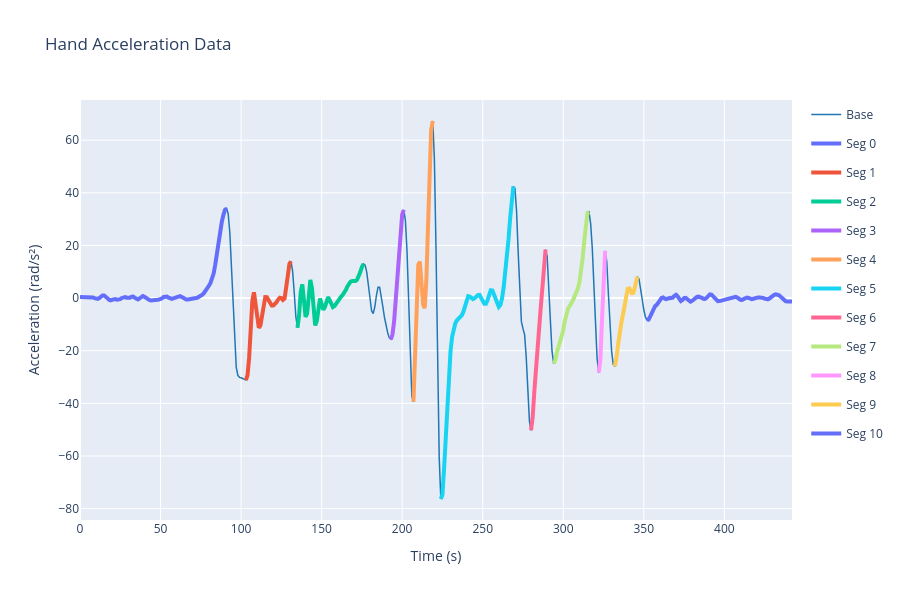

Notebook cell for this chart:
### Code cell
fig = go.Figure()

fig.add_trace(
    go.Scatter(
        x=acceleration_data["frame"],
        y=acceleration_data["acceleration"],
        mode="lines",
        line=dict(color="#1f77b4", width=1.5),
        name="Base",
        legendgroup="Base",
    )
)

colours = px.colors.qualitative.Plotly

for index, row in segment_data.iterrows():
    current_color = colours[index % len(colours)]

    segment_slice = acceleration_data[
        (acceleration_data["frame"] >= row["start"])
        & (acceleration_data["frame"] <= row["end"])
    ]

    if not segment_slice.empty:
        fig.add_trace(
            go.Scatter(
                x=segment_slice["frame"],
                y=segment_slice["acceleration"],
                mode="lines",
                line=dict(color=current_color, width=4),
                name=f"Seg {index}",
                legendgroup=f"Segment {index}",
                showlegend=True,
            )
        )

fig.update_layout(
    title_text="Hand Acceleration Data",
    height=600,
    showlegend=True,
    xaxis_title="Time (s)",
    yaxis_title="Acceleration (rad/s²)",
)

fig.show()

### Figure 1 — Plotly figure (JSON) as saved in the notebook; plotly's stock layout.template omitted (floating-point values rounded to 4 significant figures; data arrays with more than 128 entries replaced by an {"elided": "..."} marker saying what was removed)
{"data": [{"legendgroup": "Base", "line": {"color": "#1f77b4", "width": 1.5}, "mode": "lines", "name": "Base", "type": "scatter", "x": {"elided": "443 int values"}, "y": {"elided": "443 float values"}}, {"legendgroup": "Segment 0", "line": {"color": "#636EFA", "width": 4}, "mode": "lines", "name": "Seg 0", "showlegend": true, "type": "scatter", "x": [0, 1, 2, 3, 4, 5, 6, 7, 8, 9, 10, 11, 12, 13, 14, 15, 16, 17, 18, 19, 20, 21, 22, 23, 24, 25, 26, 27, 28, 29, 30, 31, 32, 33, 34, 35, 36, 37, 38, 39, 40, 41, 42, 43, 44, 45, 46, 47, 48, 49, 50, 51, 52, 53, 54, 55, 56, 57, 58, 59, 60, 61, 62, 63, 64, 65, 66, 67, 68, 69, 70, 71, 72, 73, 74, 75, 76, 77, 78, 79, 80, 81, 82, 83, 84, 85, 86, 87, 88, 89, 90, 91], "y": [0.3778, 0.4036, 0.4345, 0.4602, 0.4767, 0.4843, 0.4704, 0.4075, 0.259, 0.002694, -0.2746, -0.3379, -0.007813, 0.5645, 0.9903, 1.013, 0.6255, -0.02977, -0.6461, -0.8565, -0.6237, -0.3522, -0.378, -0.5849, -0.65, -0.4011, 0.05052, 0.3939, 0.4049, 0.1615, -0.007172, 0.1565, 0.487, 0.5434, 0.1573, -0.3529, -0.4953, -0.09121, 0.5004, 0.7513, 0.508, 0.01707, -0.4348, -0.7337, -0.8894, -0.9244, -0.8609, -0.7528, -0.6629, -0.5864, -0.419, -0.05596, 0.4095, 0.6828, 0.568, 0.1761, -0.185, -0.2755, -0.09593, 0.2185, 0.5506, 0.7763, 0.7607, 0.4694, 0.03491, -0.3365, -0.5294, -0.5589, -0.4945, -0.3901, -0.2645, -0.1234, 0.02531, 0.2023, 0.4599, 0.83, 1.323, 1.957, 2.743, 3.661, 4.671, 5.771, 7.182, 9.413, 12.85, 17.22, 21.7, 25.63, 28.88, 31.56, 33.5, 34.1]}, {"legendgroup": "Segment 1", "line": {"color": "#EF553B", "width": 4}, "mode": "lines", "name": "Seg 1", "showlegend": true, "type": "scatter", "x": [103, 104, 105, 106, 107, 108, 109, 110, 111, 112, 113, 114, 115, 116, 117, 118, 119, 120, 121, 122, 123, 124, 125, 126, 127, 128, 129, 130, 131], "y": [-31.15, -29.28, -22.63, -11.28, -0.8739, 2.196, -1.958, -7.952, -11.25, -10.44, -6.506, -2.076, 0.3666, 0.3185, -0.9989, -2.232, -2.816, -2.809, -2.375, -1.581, -0.5656, 0.1607, -0.002803, -0.6736, -0.1389, 3.127, 8.437, 12.97, 13.95]}, {"legendgroup": "Segment 2", "line": {"color": "#00CC96", "width": 4}, "mode": "lines", "name": "Seg 2", "showlegend": true, "type": "scatter", "x": [135, 136, 137, 138, 139, 140, 141, 142, 143, 144, 145, 146, 147, 148, 149, 150, 151, 152, 153, 154, 155, 156, 157, 158, 159, 160, 161, 162, 163, 164, 165, 166, 167, 168, 169, 170, 171, 172, 173, 174, 175, 176], "y": [-11.28, -6.552, 2.295, 5.184, -0.5921, -7.078, -5.915, 1.718, 6.88, 3.683, -4.727, -10.4, -8.679, -2.956, -0.2052, -2.138, -4.414, -3.54, -0.8508, 0.3332, -0.8263, -2.609, -3.422, -3.04, -2.057, -1.046, -0.2091, 0.4842, 1.135, 1.937, 3.063, 4.403, 5.58, 6.27, 6.459, 6.426, 6.512, 6.998, 8.116, 9.872, 11.77, 12.94]}, {"legendgroup": "Segment 3", "line": {"color": "#AB63FA", "width": 4}, "mode": "lines", "name": "Seg 3", "showlegend": true, "type": "scatter", "x": [193, 194, 195, 196, 197, 198, 199, 200, 201], "y": [-15.65, -13.78, -8.828, -0.8049, 9.008, 18.57, 26.44, 31.82, 33.51]}, {"legendgroup": "Segment 4", "line": {"color": "#FFA15A", "width": 4}, "mode": "lines", "name": "Seg 4", "showlegend": true, "type": "scatter", "x": [207, 208, 209, 210, 211, 212, 213, 214, 215, 216, 217, 218, 219], "y": [-39.38, -24.55, -2.244, 12.69, 13.81, 5.861, -2.548, -3.774, 6.504, 26.38, 48.27, 64.01, 67.29]}, {"legendgroup": "Segment 5", "line": {"color": "#19D3F3", "width": 4}, "mode": "lines", "name": "Seg 5", "showlegend": true, "type": "scatter", "x": [224, 225, 226, 227, 228, 229, 230, 231, 232, 233, 234, 235, 236, 237, 238, 239, 240, 241, 242, 243, 244, 245, 246, 247, 248, 249, 250, 251, 252, 253, 254, 255, 256, 257, 258, 259, 260, 261, 262, 263, 264, 265, 266, 267, 268, 269], "y": [-76.35, -74.69, -64.98, -52.9, -40.39, -29.02, -20.34, -14.72, -11.43, -9.539, -8.426, -7.745, -7.229, -6.529, -5.167, -2.942, -0.5655, 0.7238, 0.5647, -0.1413, -0.3915, -0.05054, 0.5601, 1.14, 1.188, 0.3414, -1.052, -2.148, -2.139, -0.7168, 1.446, 2.954, 2.843, 1.245, -0.9101, -2.626, -3.318, -2.577, -0.06439, 4.063, 9.253, 15.27, 22.27, 30.1, 37.59, 42.43]}, {"legendgroup": "Segment 6", "line": {"color": "#FF6692", "width": 4}, "mode": "lines", "name": "Seg 6", "showlegend": true, "type": "scatter", "x": [280, 281, 282, 283, 284, 285, 286, 287, 288, 289], "y": [-50.25, -45.4, -35.81, -26.05, -18.31, -11.61, -3.787, 5.508, 14.0, 18.4]}, {"legendgroup": "Segment 7", "line": {"color": "#B6E880", "width": 4}, "mode": "lines", "name": "Seg 7", "showlegend": true, "type": "scatter", "x": [294, 295, 296, 297, 298, 299, 300, 301, 302, 303, 304, 305, 306, 307, 308, 309, 310, 311, 312, 313, 314, 315, 316], "y": [-24.82, -23.78, -20.79, -18.62, -17.31, -15.43, -12.26, -8.609, -5.703, -3.977, -3.008, -2.1, -0.8319, 0.6464, 2.031, 3.539, 5.849, 9.568, 14.91, 21.47, 27.96, 32.32, 32.69]}, {"legendgroup": "Segment 8", "line": {"color": "#FF97FF", "width": 4}, "mode": "lines", "name": "Seg 8", "showlegend": true, "type": "scatter", "x": [322, 323, 324, 325, 326], "y": [-28.3, -23.65, -8.956, 8.659, 17.91]}, {"legendgroup": "Segment 9", "line": {"color": "#FECB52", "width": 4}, "mode": "lines", "name": "Seg 9", "showlegend": true, "type": "scatter", "x": [332, 333, 334, 335, 336, 337, 338, 339, 340, 341, 342, 343, 344, 345, 346], "y": [-25.91, -22.86, -17.88, -13.09, -9.537, -6.529, -2.89, 1.027, 3.542, 3.714, 2.331, 1.47, 2.909, 6.004, 8.088]}, {"legendgroup": "Segment 10", "line": {"color": "#636EFA", "width": 4}, "mode": "lines", "name": "Seg 10", "showlegend": true, "type": "scatter", "x": [352, 353, 354, 355, 356, 357, 358, 359, 360, 361, 362, 363, 364, 365, 366, 367, 368, 369, 370, 371, 372, 373, 374, 375, 376, 377, 378, 379, 380, 381, 382, 383, 384, 385, 386, 387, 388, 389, 390, 391, 392, 393, 394, 395, 396, 397, 398, 399, 400, 401, 402, 403, 404, 405, 406, 407, 408, 409, 410, 411, 412, 413, 414, 415, 416, 417, 418, 419, 420, 421, 422, 423, 424, 425, 426, 427, 428, 429, 430, 431, 432, 433, 434, 435, 436, 437, 438, 439, 440, 441, 442], "y": [-8.344, -8.15, -6.974, -5.395, -3.998, -3.095, -2.552, -1.891, -0.8638, 0.0597, 0.2119, -0.2108, -0.3845, -0.1329, 0.008033, -0.06031, 0.1988, 0.8827, 1.239, 0.6431, -0.4964, -1.12, -0.7307, -0.001744, 0.09204, -0.5215, -1.152, -1.312, -1.016, -0.4794, 0.06232, 0.4176, 0.5346, 0.4343, 0.124, -0.2521, -0.3434, 0.1004, 0.8625, 1.382, 1.282, 0.6367, -0.1957, -0.8545, -1.164, -1.155, -0.9881, -0.8199, -0.6881, -0.5177, -0.2706, -0.03169, 0.1217, 0.26, 0.4324, 0.4738, 0.215, -0.2469, -0.6226, -0.672, -0.373, 0.03453, 0.2195, 0.06163, -0.2458, -0.3931, -0.2455, 0.04251, 0.2242, 0.2432, 0.2279, 0.2182, 0.08817, -0.1969, -0.4531, -0.4614, -0.1495, 0.3573, 0.8472, 1.2, 1.386, 1.359, 1.058, 0.4931, -0.1904, -0.775, -1.134, -1.293, -1.337, -1.331, -1.313]}], "layout": {"height": 600, "showlegend": true, "title": {"text": "Hand Acceleration Data"}, "xaxis": {"title": {"text": "Time (s)"}}, "yaxis": {"title": {"text": "Acceleration (rad/s²)"}}}}
